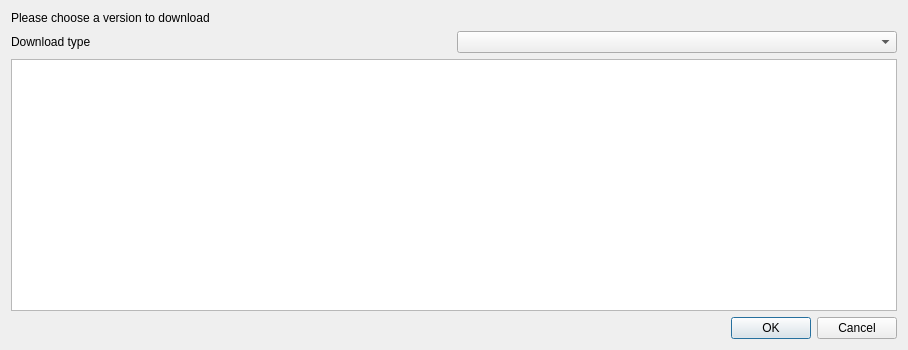
<?xml version="1.0" encoding="UTF-8"?>
<ui version="4.0">
 <class>DownloadListDialog</class>
 <widget class="QDialog" name="DownloadListDialog">
  <property name="geometry">
   <rect>
    <x>0</x>
    <y>0</y>
    <width>908</width>
    <height>350</height>
   </rect>
  </property>
  <property name="windowTitle">
   <string>Dialog</string>
  </property>
  <layout class="QVBoxLayout" name="verticalLayout">
   <item>
    <widget class="QLabel" name="label">
     <property name="text">
      <string>Please choose a version to download</string>
     </property>
    </widget>
   </item>
   <item>
    <layout class="QHBoxLayout" name="horizontalLayout">
     <item>
      <widget class="QLabel" name="label_2">
       <property name="text">
        <string>Download type</string>
       </property>
      </widget>
     </item>
     <item>
      <widget class="QComboBox" name="typesCombo">
       <property name="currentText">
        <string/>
       </property>
      </widget>
     </item>
    </layout>
   </item>
   <item>
    <widget class="QTreeView" name="downloadsTree"/>
   </item>
   <item>
    <widget class="QDialogButtonBox" name="buttonBox">
     <property name="orientation">
      <enum>Qt::Orientation::Horizontal</enum>
     </property>
     <property name="standardButtons">
      <set>QDialogButtonBox::StandardButton::Cancel|QDialogButtonBox::StandardButton::Ok</set>
     </property>
    </widget>
   </item>
  </layout>
 </widget>
 <resources/>
 <connections>
  <connection>
   <sender>buttonBox</sender>
   <signal>accepted()</signal>
   <receiver>DownloadListDialog</receiver>
   <slot>accept()</slot>
   <hints>
    <hint type="sourcelabel">
     <x>225</x>
     <y>331</y>
    </hint>
    <hint type="destinationlabel">
     <x>157</x>
     <y>274</y>
    </hint>
   </hints>
  </connection>
  <connection>
   <sender>buttonBox</sender>
   <signal>rejected()</signal>
   <receiver>DownloadListDialog</receiver>
   <slot>reject()</slot>
   <hints>
    <hint type="sourcelabel">
     <x>293</x>
     <y>337</y>
    </hint>
    <hint type="destinationlabel">
     <x>286</x>
     <y>274</y>
    </hint>
   </hints>
  </connection>
  <connection>
   <sender>typesCombo</sender>
   <signal>currentIndexChanged(int)</signal>
   <receiver>DownloadListDialog</receiver>
   <slot>bucketListingDone()</slot>
   <hints>
    <hint type="sourcelabel">
     <x>512</x>
     <y>47</y>
    </hint>
    <hint type="destinationlabel">
     <x>414</x>
     <y>5</y>
    </hint>
   </hints>
  </connection>
 </connections>
 <slots>
  <slot>bucketListingDone()</slot>
  <slot>downloadSelected()</slot>
 </slots>
</ui>
